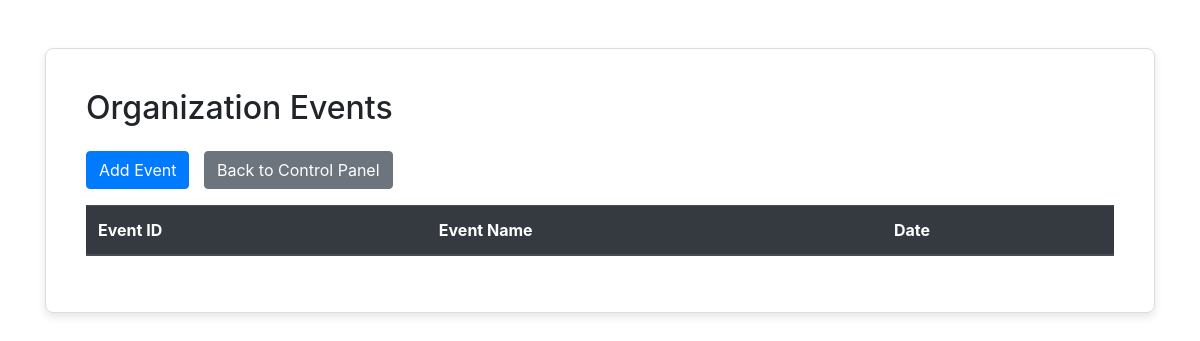
Before: /api/events/ with the older database file.
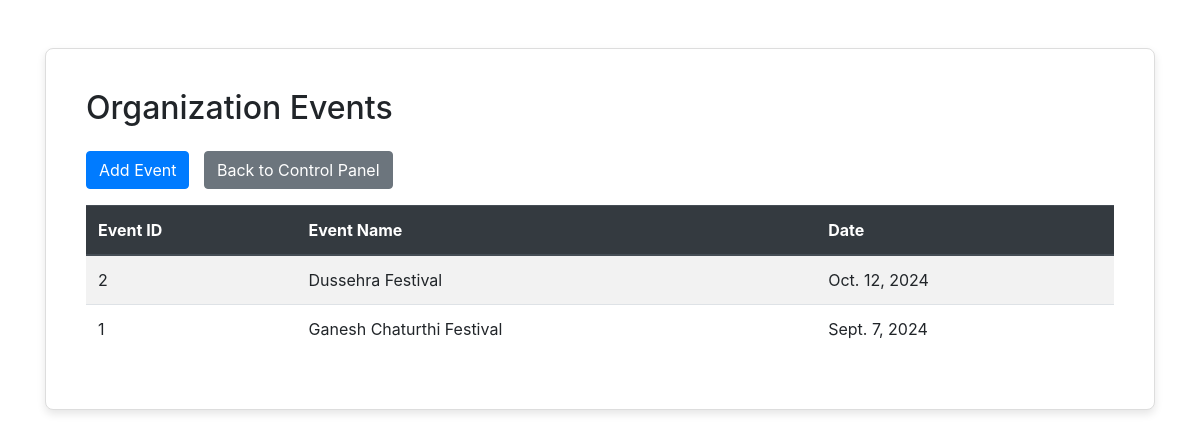
After: the same page with the newer database file.
### sender_app/models.py (models this page shows, shortened)
class OrganizationEvent(models.Model):
    event_id = models.AutoField(primary_key=True)
    name = models.CharField(max_length=32)
    date = models.DateField()
    created_at = models.DateTimeField(auto_now_add=True)
    updated_at = models.DateTimeField(auto_now=True)

### sender_app/views.py (the view)
# urls.py: path('events/', OrganizationEventListView.as_view(), name='organization_events'),
class OrganizationEventListView(View):
    def get(self, request):
        events = OrganizationEvent.objects.all().order_by('-date')
        return render(request, 'email_sender_app/organization_events.html', {'events': events})

### sender_app/templates/email_sender_app/organization_events.html (shortened to what this page needs)
<!DOCTYPE html>
<html lang="en">
<head>
    <link rel="stylesheet" href="https://stackpath.bootstrapcdn.com/bootstrap/4.5.2/css/bootstrap.min.css">
</head>
<body>
    <div class="container mt-5">
        <div class="card">
            <div class="card-body">
                <h2 class="mb-4">Organization Events</h2>
                <a href="{% url 'create_event' %}" class="btn btn-primary mb-3">Add Event</a>
                <a href="{% url 'control_panel' %}" class="btn btn-secondary mb-3 btn-space">Back to Control Panel</a>
                <table class="table table-striped table-hover">
                    <thead class="thead-dark">
                        <tr>
                            <th>Event ID</th>
                            <th>Event Name</th>
                            <th>Date</th>
                        </tr>
                    </thead>
                    <tbody>
                        {% for event in events %}
                            <tr>
                                <td>{{ event.event_id }}</td>
                                <td>{{ event.name }}</td>
                                <td>{{ event.date }}</td>
                            </tr>
                        {% endfor %}
                    </tbody>
                </table>
            </div>
        </div>
    </div>
</body>
</html>

Changed rows visible on the page:
added OrganizationEvent: event_id "2", name "Dussehra Festival", date "Oct. 12, 2024"
added OrganizationEvent: event_id "1", name "Ganesh Chaturthi Festival", date "Sept. 7, 2024"
